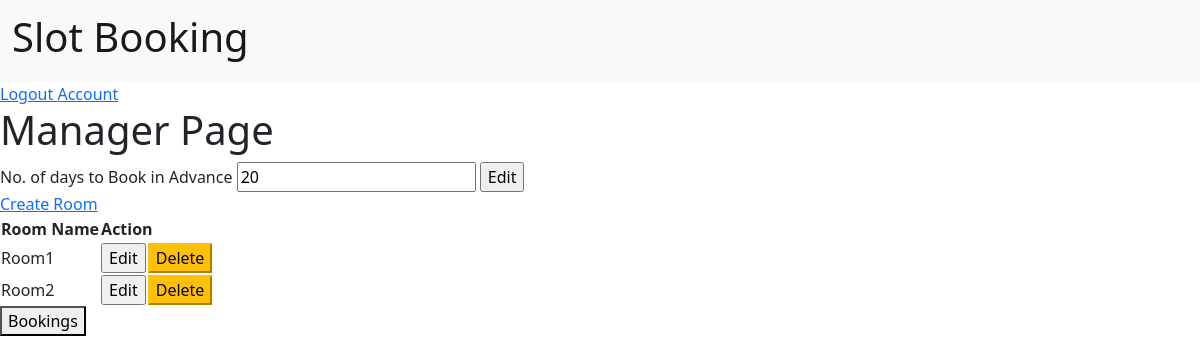
The page /manager/ (signed in) on the database as committed earlier.
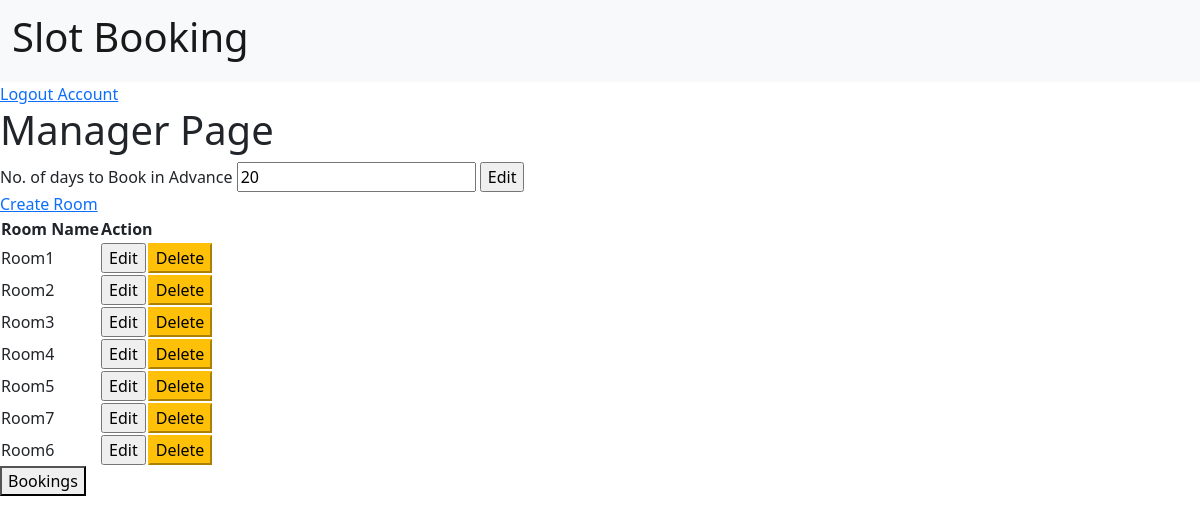
The same page on the database as committed later.
### manager/models.py (models this page shows, shortened)
class AdvanceBooking(models.Model):
    manager_id = models.ForeignKey(CustomUser, on_delete=models.CASCADE, related_name="room_manager_id")
    no_of_days = models.IntegerField(null=False, default=15, blank=False)

class Rooms(models.Model):
    id = models.UUIDField(primary_key=True, default=uuid.uuid4, editable=False)
    room_owner = models.ForeignKey(CustomUser, on_delete=models.CASCADE)
    room_name = models.CharField(max_length=10, null=False)
    class Meta:
        unique_together = ('room_owner', 'room_name')

### manager/decorators.py (the view)
        def wrap(request,*args,**kwargs):
            if request.user.is_manager:
                return view_func(request,*args,**kwargs)
            else:
                raise PermissionDenied

### manager/views.py (called while the page is built)
@login_required
@role_required(allowed=['manager'])
def manager(request):
    rooms = Rooms.objects.filter(room_owner=request.user)
    advancebooking = AdvanceBooking.objects.get(manager_id=request.user)
    context={'rooms':rooms,'adv_days':advancebooking}
    return render(request,'manager/manager.html',context)

### manager/templates/manager/manager.html (shortened to what this page needs)
{% extends 'basic.html' %}
{%block content%}
<div>
    <h1> Manager Page</h1>
    <div>
        <form method="POST" action="{% url 'advance_days' %}">
            <div>
                <Label>No. of days to Book in Advance </Label>
                <input type="text" name="adv_days" value="{{adv_days.no_of_days}}" required>
                <input type="submit" value="Edit">
            </div>
        </form>
        <div>
            <a href="{% url 'create_room'%}"> Create Room </a>
        </div>
        {%if rooms %}
            <table>
                <thread>
                    <tr>
                        <th>Room Name </th>
                        <th colspan="2"> Action </th>
                    </tr>
                </thread>
                <tbody>
                    {% for room in rooms %}
                    <tr>
                        <td>
                            <Label>{{room.room_name}}</Label>
                        </td>
                        <td>
                            <form action="{% url 'time_slot' room.id%}" >
                                <input type="submit" class="button " value="Edit"> </input>
                            </form>
                        </td>
                        <td>
                            <form action="{% url 'delete_room' room.pk %}" method="POST">
                                <input type="submit" class="button btn-warning" value="Delete"> </input>
                            </form>
                        </td>
                        {% endfor %}
                    </tr>
                </tbody>
            </table>
        {% endif %}
        <a href="{% url 'bookings' %}">
            <button>Bookings </button>
        </a>
    </div>
</div>
{%endblock content%}

### templates/basic.html (shortened to what this page needs)
<!DOCTYPE html>
<html lang="en">
<head>
    <link href="https://cdn.jsdelivr.net/npm/bootstrap@5.1.3/dist/css/bootstrap.min.css" rel="stylesheet">
</head>
<body>
    {% include 'navbar.html' %}
    {% block content %}
    {% endblock %}
</body>
</html>

### templates/navbar.html (shortened to what this page needs)
<a href="/">
    <nav class="navbar navbar-expand-lg navbar-light bg-light">
  <div class="container-fluid">
    <a class="navbar-brand" href="/"><h1 >Slot Booking</h1></a>
  </div>
</nav>
    {% if request.user.is_authenticated %}
        <a href="{% url 'logoutPage' %}">Logout </a>
        {% if request.user.is_manager %}
        <a href="{% url 'profile_manager' %}">Account</a>
        {% else %}
        <a href="{% url 'profile_client' %}">Account</a>
        {% endif %}
    {% else %}
        <a href="{% url 'loginPage' %}"> Login </a>
        {% endif %}
        </a>

Rows that differ between the two databases and show on the page:
added Rooms: room_name "Room3"
added Rooms: room_name "Room4"
added Rooms: room_name "Room5"
added Rooms: room_name "Room7"
added Rooms: room_name "Room6"
